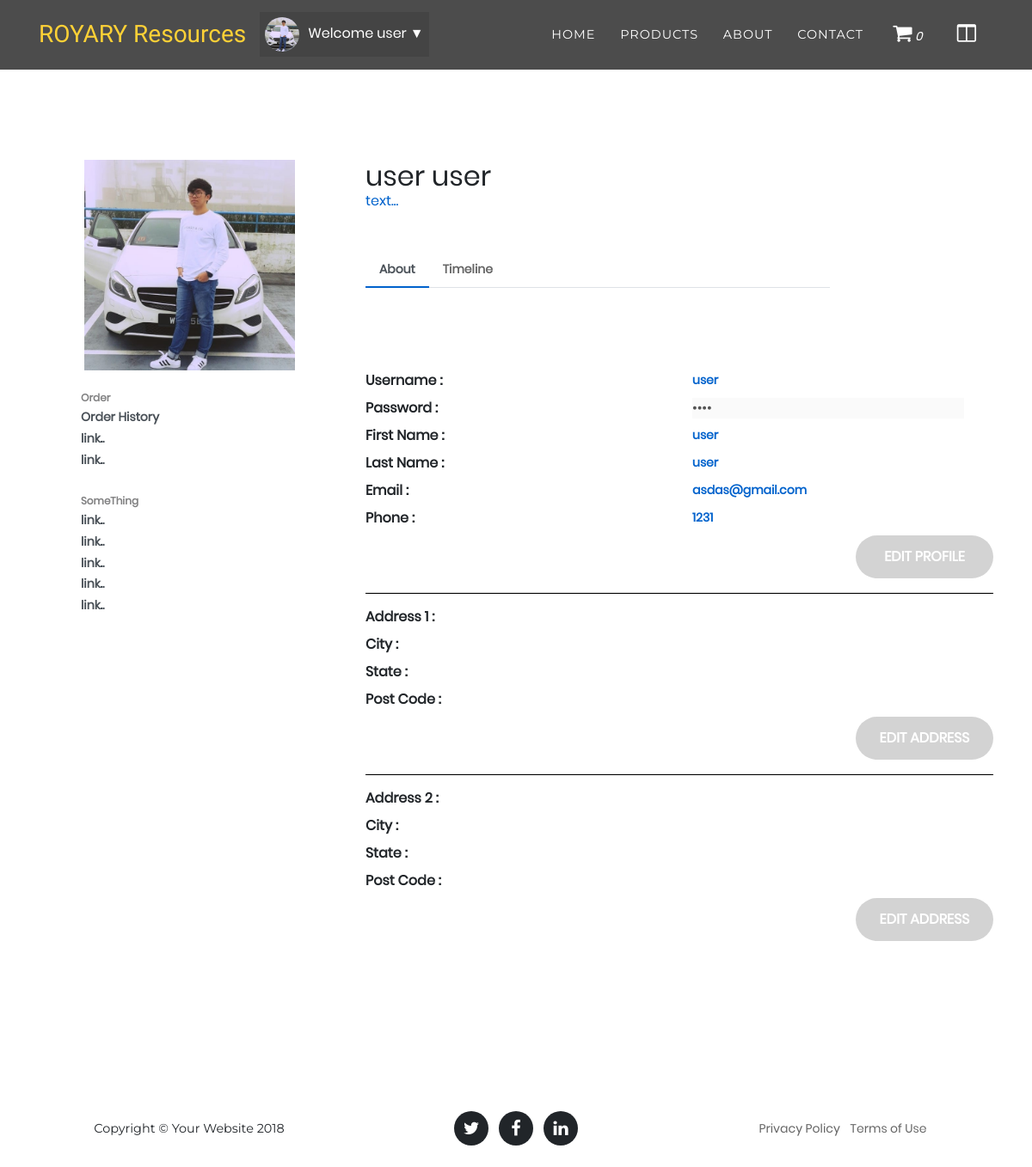
Before: /profile.php (signed in) with the older database file.
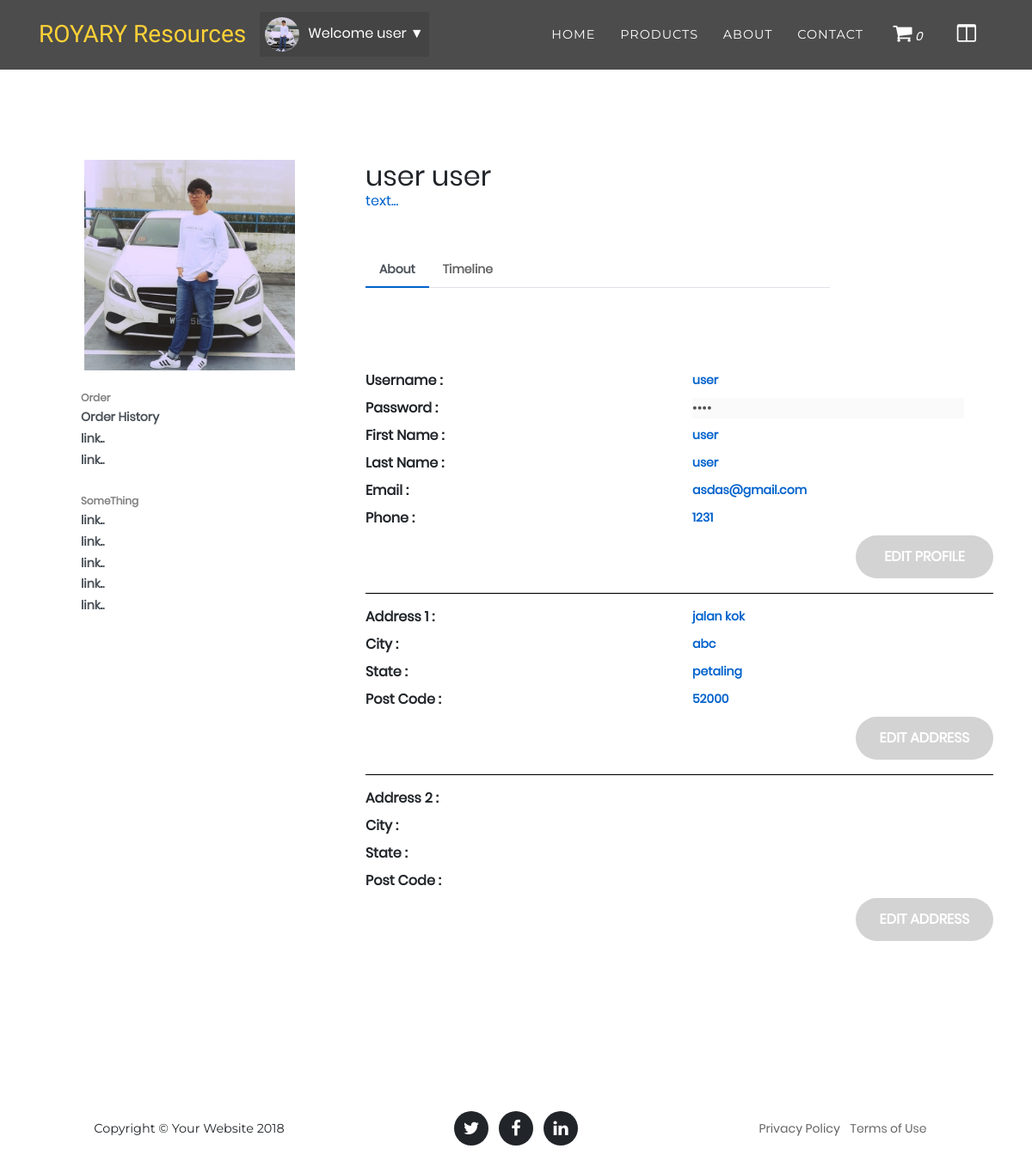
After: the same page with the newer database file.
### tables this page shows
CREATE TABLE IF NOT EXISTS `user_address` (
  `id` int(11) NOT NULL AUTO_INCREMENT,
  `username` varchar(20) NOT NULL,
  `addnum` int(255) NOT NULL,
  `address` text,
  `city` text,
  `state` text,
  `postcode` int(10) DEFAULT NULL,
  PRIMARY KEY (`id`),
  KEY `username` (`username`)
);

### profile.php (the view, shortened to what the changed rows need)
<!DOCTYPE html>
<html lang="en">
  <head>
    <link href="vendor/bootstrap/css/bootstrap.min.css" rel="stylesheet">
    <link href="vendor/font-awesome/css/font-awesome.min.css" rel="stylesheet" type="text/css">
    <link href="css/agency.css" rel="stylesheet">
	<link href="css/sidebar.css" rel="stylesheet">
	<link rel="stylesheet" type="text/css" href="vendor/bootstrap/css/bootstrap.css">
	<link rel="stylesheet" type="text/css" href="fonts/font-awesome-4.7.0/css/font-awesome.min.css">
	<link rel="stylesheet" type="text/css" href="vendor/animate/animate.css">
	<link rel="stylesheet" type="text/css" href="vendor/css-hamburgers/hamburgers.min.css">
	<link rel="stylesheet" type="text/css" href="vendor/select2/select2.min.css">
	<link rel="stylesheet" type="text/css" href="css/util.css">
	<link rel="stylesheet" type="text/css" href="css/main.css">
	<link href="css/cart.css" rel="stylesheet">
  </head>
  <body id="page-top">
	<section class="py-0">
<?php
		if (isset($_SESSION['LoginID'])){
			$username = $_SESSION['LoginID'];
		$query = "SELECT * FROM `login` WHERE username='$username'";
		if ($result = mysqli_query($GLOBALS['conn'],$query)){
			while ($row = mysqli_fetch_row($result)){
				$username = $row[1];
				$password = $row['2'];
				$fname = $row[3];
				$lname = $row[4];
				$email = $row[5];
				$phone = $row[7];
				$name = $row[9];
				$type = $row[10];
		?>
	<div class="container emp-profile">
			<form method="post" enctype="multipart/form-data">
                <div class="row">
                    <div class="col-md-4">
                        <div class="profile-img">
                            <?php
							if (strcasecmp('image/jpg', $type) == 0 || strcasecmp('image/jpeg', $type) == 0
							|| strcasecmp('image/png', $type) == 0 || strcasecmp('image/pdf', $type) == 0 || strcasecmp('image/gif', $type) == 0) {
								echo "<div id='preview'><img src='img/profile-img/".$name."'></img></div>";
							}else{
								echo "<div id='preview'><img src='img/profile-img/default.png'></img></div>";
							}
							?>
                        </div>
                    </div>
                    <div class="col-md-6">
                        <div class="profile-head">
                                    <h2>
                                        <?php echo $fname ." ". $lname; ?>
                                    </h2>
								<div class="p-b-50">
                                    <h6>
                                        text...
                                    </h6>
								</div>
                            <ul class="nav nav-tabs" id="myTab" role="tablist">
                                <li class="nav-item">
                                    <a class="nav-link active" id="home-tab" data-toggle="tab" href="#home" role="tab" aria-controls="home" aria-selected="true">About</a>
                                </li>
                                <li class="nav-item">
                                    <a class="nav-link" id="profile-tab" data-toggle="tab" href="#profile" role="tab" aria-controls="profile" aria-selected="false">Timeline</a>
                                </li>
                            </ul>
                        </div>
                    </div>
                </div>
                <div class="row">
                    <div class="col-md-4">
                        <div class="profile-work">
                            <p>Order</p>
                            <a href="">Order History</a><br/>
                            <a href="">link..</a><br/>
                            <a href="">link..</a>
                            <p>SomeThing</p>
                            <a href="">link..</a><br/>
                            <a href="">link..</a><br/>
                            <a href="">link..</a><br/>
                            <a href="">link..</a><br/>
                            <a href="">link..</a><br/>
                        </div>
                    </div>
                    <div class="col-md-8">
                        <div class="tab-content profile-tab" id="myTabContent">
                            <div class="tab-pane fade show active" id="home" role="tabpanel" aria-labelledby="home-tab">
                                        <div class="row">
                                            <div class="col-md-6">
                                                <label>Username :</label>
                                            </div>
                                            <div class="col-md-6">
                                                <p id="username"><?php echo $username; ?></p>
                                            </div>
                                        </div>
                                        <div class="row">
                                            <div class="col-md-6">
                                                <label>Password :</label>
                                            </div>
                                            <div class="col-md-6">
                                                <div id="password"><input type="password" value="<?php echo $password; ?>" disabled/></div>
                                            </div>
                                        </div>
                                        <div class="row">
                                            <div class="col-md-6">
                                                <label>First Name :</label>
                                            </div>
                                            <div class="col-md-6">
                                                <p id="fname"><?php echo $fname; ?></p>
                                            </div>
                                        </div>
                                        <div class="row">
                                            <div class="col-md-6">
                                                <label>Last Name :</label>
                                            </div>
                                            <div class="col-md-6">
                                                <p id="lname"><?php echo $lname; ?></p>
                                            </div>
                                        </div>
                                        <div class="row">
                                            <div class="col-md-6">
                                                <label>Email :</label>
                                            </div>
                                            <div class="col-md-6">
                                                <p id="email"><?php echo $email; ?></p>
                                            </div>
                                        </div>
                                        <div class="row">
                                            <div class="col-md-6">
                                                <label>Phone :</label>
                                            </div>
                                            <div class="col-md-6">
                                                <p id="phone"><?php echo $phone; ?></p>
                                            </div>
                                        </div>
										<div class="row">
										    <div class="col-md-3" style="margin-left:auto;">
												<button class='profile-edit-btn' id="profile_edit_btn">Edit Profile</button>
											</div>
										</div>
									<hr style="width:100%">
			<?php
			$address_query = "SELECT * FROM `user_address` WHERE username='$username' AND addnum = '1'";
			if ($result = mysqli_query($GLOBALS['conn'],$address_query)){
				while ($row = mysqli_fetch_row($result)){
					$address = $row[3];
					$city = $row[4];
					$state = $row[5];
					$postcode = $row[6];
			?>
                                        <div class="row">
                                            <div class="col-md-6">
                                                <label>Address 1 :</label>
                                            </div>
                                            <div class="col-md-6">
                                                <p id="address_1"><?php echo $address; ?></p>
                                            </div>
                                        </div>
                                        <div class="row">
                                            <div class="col-md-6">
                                                <label>City :</label>
                                            </div>
                                            <div class="col-md-6">
                                                <p id="city_1"><?php echo $city; ?></p>
                                            </div>
                                        </div>
                                        <div class="row">
                                            <div class="col-md-6">
                                                <label>State :</label>
                                            </div>
                                            <div class="col-md-6">
                                                <p id="state_1"><?php echo $state; ?></p>
                                            </div>
                                        </div>
                                        <div class="row">
                                            <div class="col-md-6">
                                                <label>Post Code :</label>
                                            </div>
                                            <div class="col-md-6">
                                                <p id="postcode_1"><?php echo $postcode; ?></p>
                                            </div>
                                        </div>
										<div class="row">
										    <div class="col-md-3" style="margin-left:auto;">
												<button class='profile-edit-btn' id="profile_address_1_btn">Edit Address</button>
											</div>
										</div>
									<hr style="width:100%">
			<?php
				}
			}
			$address_query_1 = "SELECT * FROM `user_address` WHERE username='$username' AND addnum = '2'";
			if ($result = mysqli_query($GLOBALS['conn'],$address_query_1)){
				while ($row = mysqli_fetch_row($result)){
			?>
                                        <div class="row">
                                            <div class="col-md-6">
                                                <label>Address 2 :</label>
                                            </div>
                                            <div class="col-md-6">
                                            </div>
                                        </div>
                                        <div class="row">
                                            <div class="col-md-6">
                                                <label>City :</label>
                                            </div>
                                            <div class="col-md-6">
                                            </div>
                                        </div>
                                        <div class="row">
                                            <div class="col-md-6">
                                                <label>State :</label>
                                            </div>
                                            <div class="col-md-6">
                                            </div>
                                        </div>
                                        <div class="row">
                                            <div class="col-md-6">
                                                <label>Post Code :</label>
                                            </div>
                                            <div class="col-md-6">
                                            </div>
                                        </div>
										<div class="row p-b-100">
										    <div class="col-md-3" style="margin-left:auto;">
												<button class='profile-edit-btn' id="profile_address_2_btn">Edit Address</button>
											</div>
										</div>
							<?php
				}
			}
							?>
                            </div>
                        </div>
                    </div>
                </div>
				<div class="row">
					<div class="col-md-3" style="margin-left:auto;">
					</div>
				</div>
			</form>
        </div>
<?php
			}
		}
	}
?>
	</section>
  </body>
</html>

Changed rows visible on the page:
changed user_address: address (not shown) → "jalan kok"; city (not shown) → "abc"; state (not shown) → "petaling"; postcode (not shown) → "52000"
